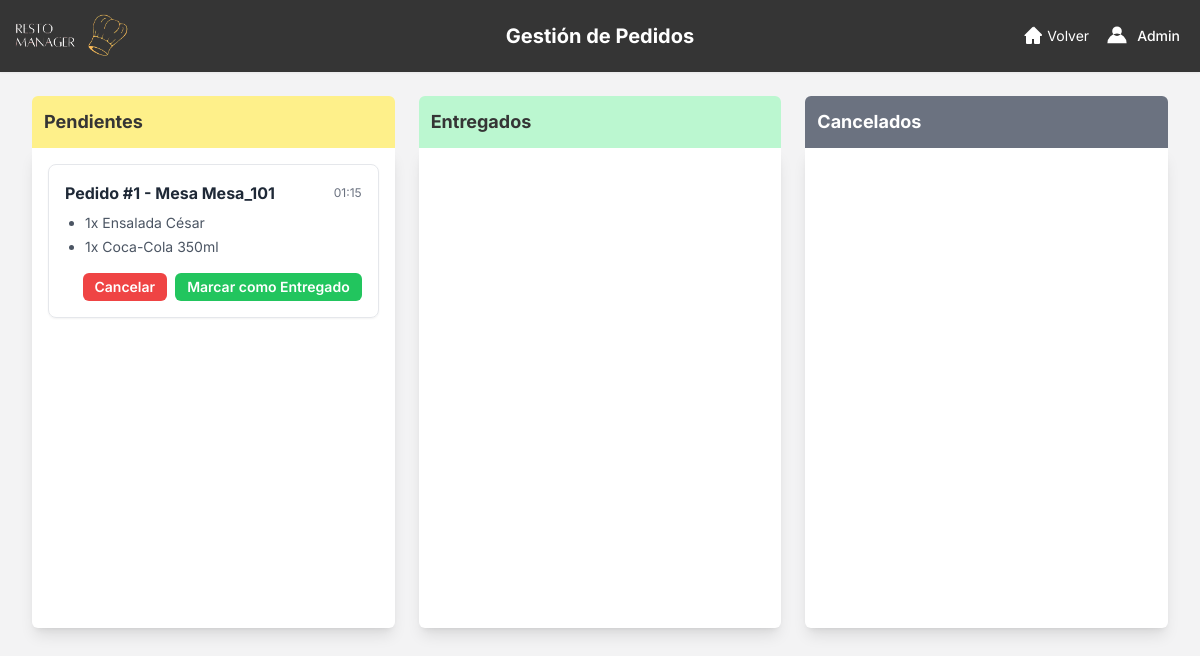
Page /pedidos/ (signed in) on the earlier database version.
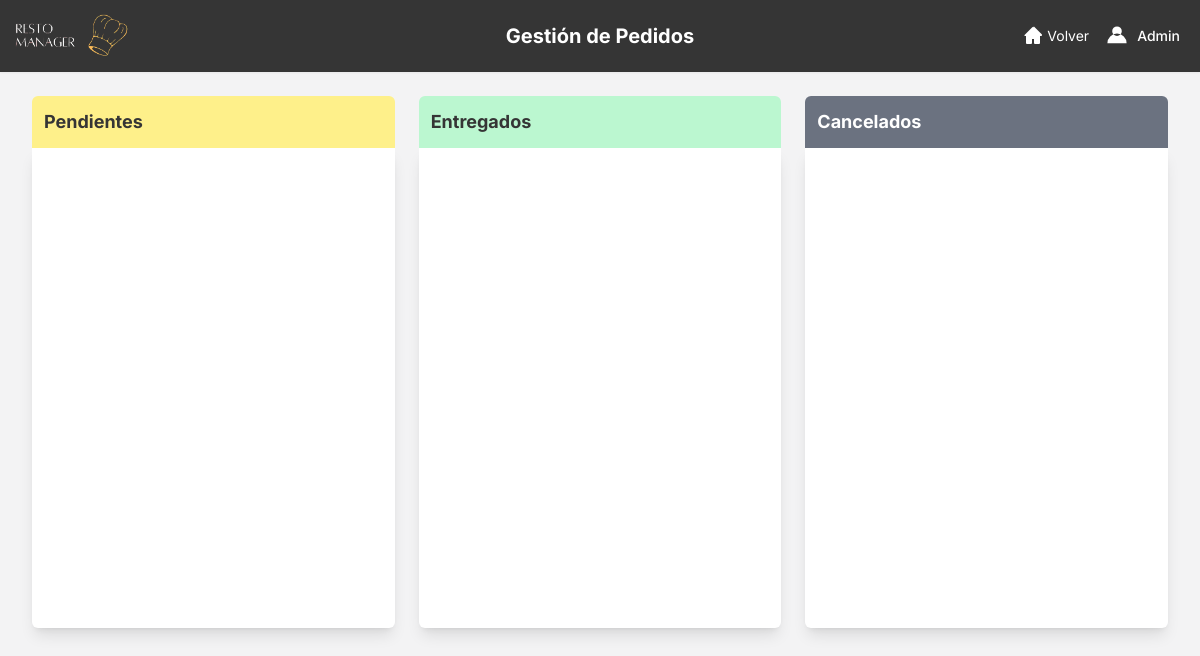
Same page on the later database version.
### restaurante_app/models.py (models this page shows, shortened)
class Pedido(models.Model):
    usuario = models.ForeignKey(Usuario, on_delete=models.SET_NULL, null=True)
    fecha_hora = models.DateTimeField(auto_now_add=True)
    ESTADO_CHOICES = (
    ('PENDIENTE', 'Pendiente'),
    ('ENTREGADO', 'Entregado'),
    ('PAGADO', 'Pagado'),
    ('CANCELADO', 'Cancelado'),)
    estado = models.CharField(max_length=20, choices=ESTADO_CHOICES, default='PENDIENTE')
    monto_total = models.IntegerField(default=0)

class Usuario(AbstractUser):
    first_name = None
    last_name = None
    ROL_CHOICES = (('MESA', 'Mesa'), ('ENCARGADO', 'Encargado'), ('CAMARERO', 'Camarero'))
    rol = models.CharField(max_length=10, choices=ROL_CHOICES, default='MESA')
    codigo_secreto_camarero = models.CharField(max_length=10, blank=True, null=True, unique=True, help_text="Código secreto para camareros (4 dígitos)")
    objects = UsuarioManager()

class PedidoDetalle(models.Model):
    pedido = models.ForeignKey(Pedido, related_name='detalles', on_delete=models.CASCADE)
    producto = models.ForeignKey(Producto, on_delete=models.CASCADE)
    cantidad = models.PositiveIntegerField(default=1)
    precio_unitario = models.IntegerField(default=0, help_text="Precio al momento de la compra, con descuentos aplicados.")
    observacion = models.TextField(blank=True)

class Producto(models.Model):
    nombre = models.CharField(max_length=100, unique=True)
    descripcion = models.TextField(blank=True)
    precio = models.IntegerField(help_text="Precio del producto (en formato entero)")
    imagen = models.ImageField(upload_to='productos/', blank=True, null=True)
    categoria = models.ForeignKey(Categoria, on_delete=models.PROTECT)
    disponible = models.BooleanField(default=True)
    ingredientes = models.ManyToManyField(Ingrediente, through='ProductoIngrediente')

### restaurante_app/views.py (the view)
# urls.py: path('pedidos/', views.pedidos_camarero_view, name='pedidos_camarero'),
@login_required
def pedidos_camarero_view(request):
    if request.user.rol not in ['CAMARERO', 'ENCARGADO']:
        messages.error(request, 'No tienes permiso para acceder a esta página.')
        return redirect('index')
    pedidos_a_gestionar = Pedido.objects.filter(
        estado__in=['PENDIENTE', 'ENTREGADO', 'CANCELADO']
    ).order_by('fecha_hora')
    context = {
        'pedidos_a_gestionar': pedidos_a_gestionar
    }
    return render(request, 'app/pedidos_camarero.html', context)

### templates/app/pedidos_camarero.html (shortened to what the changed rows need)
{% load static %}
{% load custom_filters %}
<!DOCTYPE html>
<html lang="es">
<head>
    <script src="https://cdn.tailwindcss.com"></script>
</head>
<body class="bg-grisClaro">
    <header class="bg-[#353535] shadow-sm relative">
        <div class="w-full mx-auto py-2 px-0 flex items-center justify-between relative">
            <h1 class="absolute left-1/2 transform -translate-x-1/2 text-xl font-bold text-white">
                Gestión de Pedidos
            </h1>
        </div>
    </header>
    <main class="max-w-screen-xl mx-auto py-6 sm:px-6 lg:px-8">
        <div class="grid grid-cols-1 lg:grid-cols-3 gap-6">
            <div>
                <h2 class="text-lg font-bold text-grisOscuro p-3 bg-yellow-200 rounded-t-md">Pendientes</h2>
                <div class="bg-white rounded-b-md shadow-lg p-4 space-y-4 min-h-[60vh]">
                    {% for pedido in pedidos_a_gestionar %}{% if pedido.estado == 'PENDIENTE' %}
                    <div class="border border-gray-200 rounded-lg p-4 shadow-sm">
                        <div class="flex justify-between items-center mb-2">
                            <h3 class="font-bold text-gray-800">Pedido #{{ pedido.id }} - Mesa {{ pedido.usuario.username }}</h3>
                            <span class="text-xs text-gray-500">{{ pedido.fecha_hora|date:"H:i" }}</span>
                        </div>
                        <ul class="list-disc pl-5 text-sm text-gray-600 space-y-1">
                            {% for detalle in pedido.detalles.all %}
                            <li>{{ detalle.cantidad }}x {{ detalle.producto.nombre }}
                            </li>
                            {% endfor %}
                        </ul>
                        <div class="mt-4 flex justify-end space-x-2">
                            <form action="{% url 'actualizar_estado_pedido' pedido.id %}" method="post">
                                <button type="submit"
                                    class="px-3 py-1 bg-red-500 text-white text-sm font-semibold rounded-md hover:bg-red-600">Cancelar</button>
                            </form>
                            <form action="{% url 'actualizar_estado_pedido' pedido.id %}" method="post">
                                <button type="submit"
                                    class="px-3 py-1 bg-green-500 text-white text-sm font-semibold rounded-md hover:bg-green-600">Marcar
                                    como Entregado</button>
                            </form>
                        </div>
                    </div>
                    {% endif %}{% endfor %}
                </div>
            </div>
            <div>
                <h2 class="text-lg font-bold text-grisOscuro p-3 bg-green-200 rounded-t-md">Entregados</h2>
            </div>
            <div>
                <h2 class="text-lg font-bold text-white p-3 bg-gray-500 rounded-t-md">Cancelados</h2>
            </div>
        </div>
    </main>
</body>
</html>

Differences in the rows shown:
no longer on this page (row edited): Pedido: id "1", usuario.username "Mesa_101", fecha_hora "01:15"
no longer on this page (row unchanged): PedidoDetalle: cantidad "1", producto.nombre "Ensalada César"
no longer on this page (row unchanged): PedidoDetalle: cantidad "1", producto.nombre "Coca-Cola 350ml"
